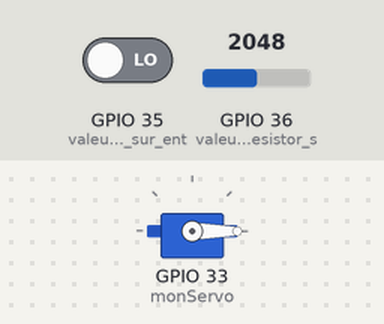
A sketch run on a simulated ESP32. Shown: servo. Inputs (shaded band) come from the test bench; at power-on: GPIO 36 (valeur_du_photoresistor_s) = 2048, GPIO 35 (valeur_du_echoPin_sur_ent) LOW. WiFi joins after 1.5 s; servers stay silent unless stated; web services answer with replies made up by the test bench; what the sketch prints to the serial monitor is not drawn.

Above: at 2.8 s.
2.9 s: GPIO 36 (valeur_du_photoresistor_s) set to 1074
5.0 s: GPIO 36 (valeur_du_photoresistor_s) set to 987
At 7.2 s:
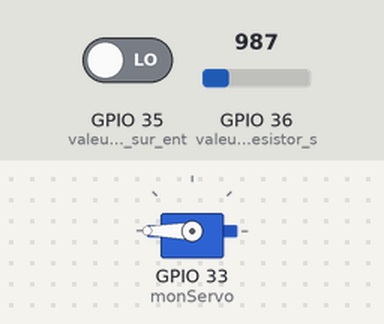
7.5 s: GPIO 36 (valeur_du_photoresistor_s) set to 1228
At 9.4 s:
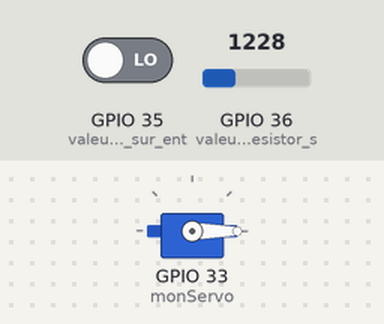
9.7 s: GPIO 36 (valeur_du_photoresistor_s) set to 960
At 11.6 s:
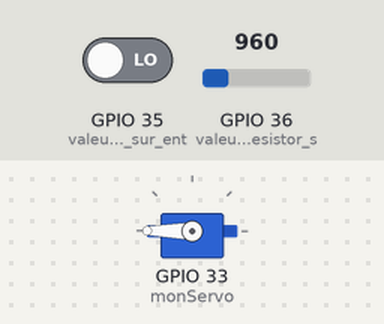
Timing chart, 0 to 12.9 s (numbered marks = the images above; inputs shaded):
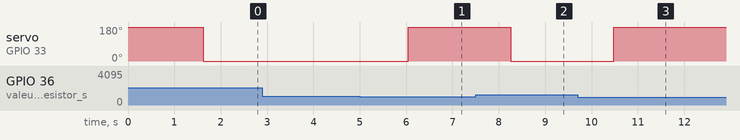

Measured:
- the behaviour switches between 1024 and 1023 on GPIO 36 (valeur_du_photoresistor_s) (found by bisection; images 0 and 1)
- after the input at 2.9 s, every drawn part: stays the same
- after the input at 5.0 s, servo on GPIO 33 (monServo): 0° → 180° after 1.0 s
- after the input at 7.5 s, servo on GPIO 33 (monServo): 180° → 0° after 0.76 s
- after the input at 9.7 s, servo on GPIO 33 (monServo): 0° → 180° after 0.77 s

The sketch:

workshop.ino
```cpp
//Modules servo
#include <ESP32Servo.h>
#include <ESP32Tone.h>
#include <ESP32PWM.h>
#include <Arduino.h>
//moduole wifi
#include <WiFi.h>
#include <WiFiMulti.h>
#include <HTTPClient.h>

WiFiMulti wifiMulti;

Servo monServo; // on crée l'objet monServo

int etatBouton; //variable qui vérifie si le bouton est appuyé ou non
int valeurCapteur;//valeur du photorésistor
int cm;
int luminosite_max; //valeur de test de la luminosité maximum au démarrage

void setup()
{

 Serial.begin(115200);
WiFi.begin("SSID", "password");
 while ( WiFi.status() != WL_CONNECTED) { //loading pour la connection wifi
Serial.print(".");
delay(100);
}
Serial.println("Connected");
 luminosite_max = analogRead(A0)/4;

for (int i = 0 ; i <= 1000 ; ++i) {
Serial.print(".");
if ( analogRead(A0)/4 > luminosite_max) {
luminosite_max = analogRead(A0)/4;
}
}


pinMode(A0, INPUT);//valeur du photoresistor sur entrée A0
pinMode(14, OUTPUT); //valeur du triggerPin sur entrée 14
pinMode(35, INPUT);//valeur du echoPin sur entrée A7
 monServo.attach(33); // on définit le Pin utilisé par le servomoteur
monServo.write(180);
}

long readUltrasonicDistance(int triggerPin, int echoPin)
{
pinMode(triggerPin, OUTPUT); // Clear the trigger
digitalWrite(triggerPin, LOW);
delay(2);
digitalWrite(triggerPin, HIGH);
delay(10);
digitalWrite(triggerPin, LOW);
pinMode(echoPin, INPUT);
return (0.01723 * pulseIn(echoPin, HIGH));
}
/* -------------------------- Message to slack --------------- */
void handler(int cm) {
if( cm < 6 ) {
HTTPClient http;
Serial.print("[HTTP] begin...\n");
// configure traged server and url
http.begin("http://maker.ifttt.com/trigger/user_win/with/key/{{your_token}}"); //HTTP
 Serial.print("[HTTP] GET...\n");
// start connection and send HTTP header
int httpCode = http.GET();
 // httpCode will be negative on error
if(httpCode > 0) {
// HTTP header has been send and Server response header has been handled
Serial.printf("[HTTP] GET... code: %d\n", httpCode);
 // file found at server
if(httpCode == HTTP_CODE_OK) {
String payload = http.getString();
Serial.println(payload);
}
} else {
Serial.printf("[HTTP] GET... failed, error: %s\n", http.errorToString(httpCode).c_str());
}
http.end();
}
delay(1000); // on attend 1s pour eviter de renvoyer plusieurs fois le meme message
}

void readPhotoresistor(){
valeurCapteur = analogRead(A0)/4;//on calcul la valeur du photoresistor (pour avoir 255 max)
Serial.println(valeurCapteur);

if (valeurCapteur > luminosite_max/2) {//si luminosité est forte on ferme
monServo.write(0);
}
if (valeurCapteur < luminosite_max/2) {//si luminosité est basse on ouvre
monServo.write(180);
}
}

void loop()
{
readPhotoresistor();
cm = readUltrasonicDistance(14, 35);
Serial.print(cm);
Serial.println("cm");
handler(cm);

}
```
